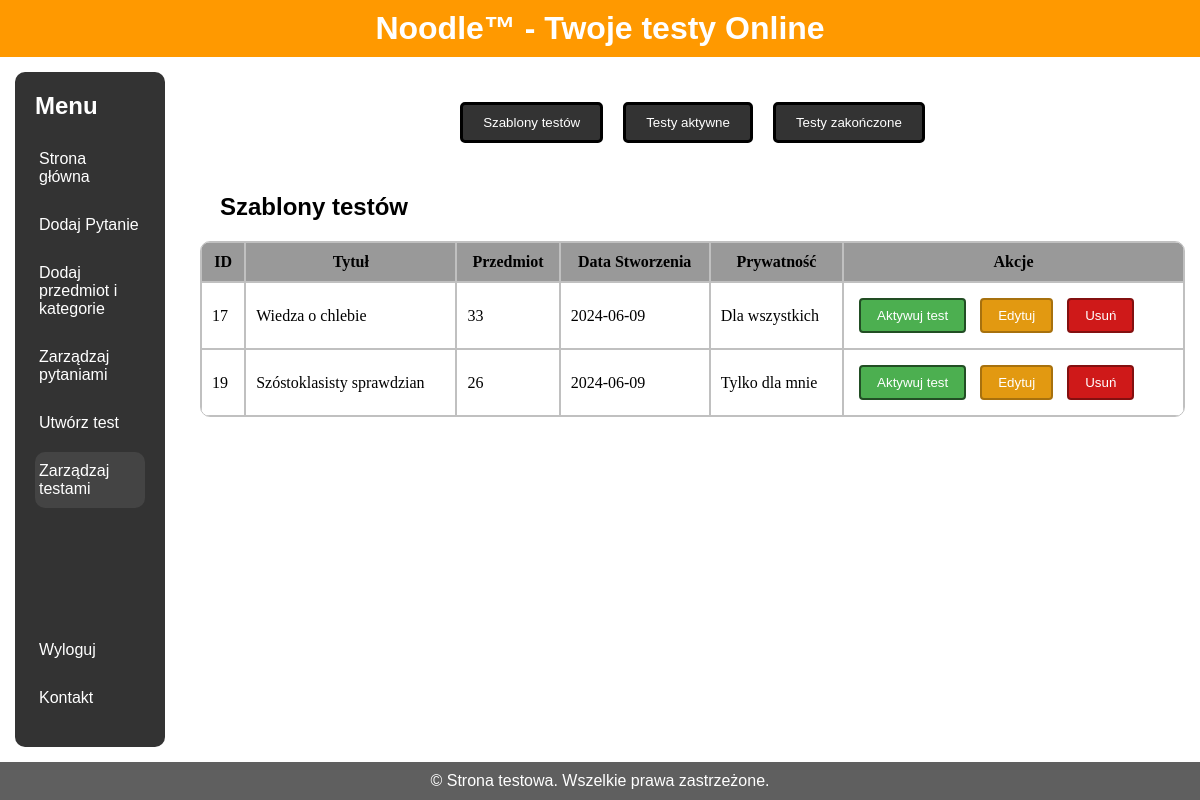
Before: /Strona/html/panel_nauczyciela/zarz_testami.php (signed in) with the older database file.
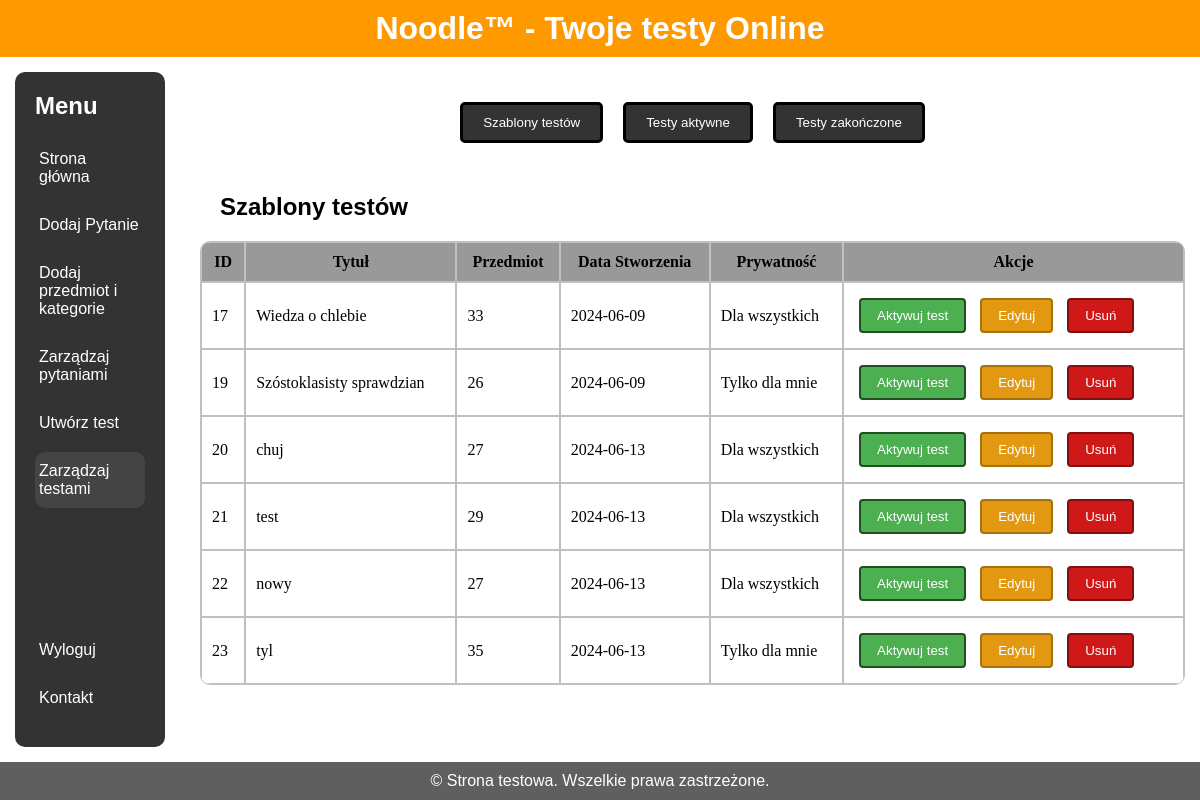
After: the same page with the newer database file.
### tables this page shows
CREATE TABLE `testy_stworzone` (
  `id` int(11) NOT NULL,
  `autor` int(11) NOT NULL,
  `przedmiot` int(11) NOT NULL,
  `prywatnosc` tinyint(1) NOT NULL,
  `tytuł` varchar(50) DEFAULT NULL,
  `data_stworzenia` date NOT NULL
);

### Strona/html/panel_nauczyciela/zarz_testami.php (the view, shortened to what this page needs)
<!DOCTYPE html>
<html lang="en">
<head>
	<link rel="stylesheet" href="../styles.css">
</head>
<body>
	<div class="wrapper">
		<div class="header-content" id="head">
      		<h1>Noodle™ - Twoje testy Online</h1>
    		</div>
    		<div class="container">
      		<div class="sidebar" id="menu">
        		<ul>
				<h2>Menu</h2>
                <li><a href="strona_glowna.php" >Strona główna</a></li>
                <li><a href="dodaj.php">Dodaj Pytanie</a></li>
                <li><a href="dodaj_kat.php">Dodaj przedmiot i kategorie</a></li>
                <li><a href="zarz_pyt.php">Zarządzaj pytaniami</a></li>
                <li><a href="utworz_test.php">Utwórz test</a></li>
                <li><a href="zarz_testami.php" class="aktualna-strona">Zarządzaj testami</a></li>
        		</ul>
			<ul>
                <li>
    				<a href="../logowanie/logout.php">Wyloguj</a>
				</li>
				<li>
					<a href="../kontakt.php">Kontakt</a>
				</li>
			</ul>
      		</div>
			<div class="main-content" id="main">
                <div class="table-buttons">
                    <button onclick="toggleVisibility('testTemplates')">Szablony testów</button>
                    <button onclick="toggleVisibility('activeTests')">Testy aktywne</button>
                    <button onclick="toggleVisibility('finishedTests')">Testy zakończone</button>
                </div>
            <h2 class="h2-zarzadzajtestami" id="testTemplatesTitle" style="display:none;">Szablony testów</h2>
                <table id="testTemplates" style="display:none;">
                    <thead>
                        <tr>
                            <th>ID</th>
                            <th>Tytuł</th>
                            <th>Przedmiot</th>
                            <th>Data Stworzenia</th>
                            <th>Prywatność</th>
                            <th>Akcje</th>
                        </tr>
                    </thead>
                        <tbody>
                            <?php
                                $servername = "localhost";
                                $username = "root";
                                $password = "";
                                $dbname = "baza";
                                $conn = new mysqli($servername, $username, $password, $dbname);
                                    $sql = "SELECT  testy_stworzone.id AS id,
                                                    testy_stworzone.autor AS autor,
                                                    testy_stworzone.przedmiot AS przedmiot,
                                                    testy_stworzone.prywatnosc AS prywatnosc,
                                                    testy_stworzone.tytuł AS tytul,
                                                    testy_stworzone.data_stworzenia AS data_stwo
                                            FROM testy_stworzone;";
                                    $result = $conn->query($sql);
                                    if ($result->num_rows > 0) {
                                        while($row = $result->fetch_assoc()) {
                                            echo '
                                            <tr>
                                                <td>' . $row['id'] . '</td>
                                                <td>' . $row['tytul'] . '</td>
                                                <td>' . $row['przedmiot'] . '</td>
                                                <td>' . $row['data_stwo'] . '</td>
                                                <td>' . ($row['prywatnosc'] === '1' ? 'Tylko dla mnie' : 'Dla wszystkich') . '</td>
                                                <td>
                                                    <button class="test-action-button1" onclick="activateTest(' .  $row['id'] . ')">Aktywuj test</button>
                                                    <button class="test-action-button2" onclick="editTest(' .  $row['id'] . ')">Edytuj</button>
                                                    <button class="test-action-button3" onclick="deleteTest(' .  $row['id'] . ')">Usuń</button>
                                                </td>
                                            </form></td>
                                            </tr>';
                                        }
                                    }
                                    else {
                                        echo '<tr><td>Brak testów do wyświetlenia.</td></tr>';
                                    }
                            ?>
                        </tbody>
                </table>
			</div>
    	</div>
		<div class="footer" id="stopka">
			<p>&copy; Strona testowa. Wszelkie prawa zastrzeżone.</p>
		</div>
	</div>
</body>
</html>

### Strona/html/styles.css (style rules this page uses)
* { box-sizing: border-box; margin: 0; }
body { font-family: Arial, sans-serif; display: flex; min-height: 100vh; flex-direction: column; }
.header-content { background-color: #ff9900; color: #fff; padding: 10px 0; text-align: center; position: sticky; width: 100%; top: 0; z-index: 1000; }
.header-content h1 { margin: 0; }
.wrapper { flex: 1; display: flex; flex-direction: column; }
.container { display: flex; flex: 1; align-items: flex-start; }
.sidebar { display: flex; flex-direction: column; background-color: #333; color: #fff; position: sticky; width: 12%; min-width: 150px; padding: 20px; margin: 15px; margin-right: 20px; border-radius: 10px; top: 0px; left: 0; height: auto; z-index: 900; overflow-y: auto; justify-content: space-between; }
.sidebar h2 { margin-bottom: 20px; }
.sidebar ul { list-style-type: none; padding: 0; margin-bottom: 0; }
.sidebar ul li { margin-bottom: 10px; }
.sidebar ul li a { color: #fff; text-decoration: none; display: block; padding: 10px 4px; }
.aktualna-strona { background-color: #444; border-radius: 10px; }
.main-content { display: flex; flex: 1; flex-direction: column; justify-content: center; padding: 15px; flex-wrap: wrap; }
.footer { background-color: #5f5f5f; color: #fff; text-align: center; padding: 10px 0; }
table { position: relative; border-spacing: 0; font-family: calibri; z-index: 2; border: solid 1px #70707070; border-radius: 10px; overflow: hidden; }
td, th { padding: 10px; border: solid 1px #70707070; background-clip: padding-box; }
td { background-color: white; }
th { background-color: #999; }
.h2-zarzadzajtestami { margin: 20px; }
.test-action-button1 { background-color: #4CAF50; color: white; padding: 8px 16px; margin: 5px; border: solid rgb(34, 78, 36) 2px; border-radius: 4px; cursor: pointer; transition: opacity 0.3s ease, transform 0.3s ease; }
.test-action-button2 { background-color: #e29911; color: white; padding: 8px 16px; margin: 5px; border: solid #a7710e 2px; border-radius: 4px; cursor: pointer; transition: opacity 0.3s ease, transform 0.3s ease; }
.test-action-button3 { background-color: #cf1919; color: white; padding: 8px 16px; margin: 5px; border: solid #831010 2px; border-radius: 4px; cursor: pointer; transition: opacity 0.3s ease, transform 0.3s ease; }

### Strona/html/panel_nauczyciela/zarz_testami.php (style rules this page uses)
.table-buttons { display: flex; justify-content: center; align-items: center; flex-wrap: wrap; padding: 20px; }
.table-buttons button { background-color: #333; border: 3px solid; border-color: black; color: white; padding: 10px 20px; margin: 10px; border-radius: 5px; cursor: pointer; transition: background-color 0.3s; }

Changed rows visible on the page:
added testy_stworzone: id "20", tytuł "chuj", przedmiot "27", data_stworzenia "2024-06-13", prywatnosc "Dla wszystkich"
added testy_stworzone: id "21", tytuł "test", przedmiot "29", data_stworzenia "2024-06-13", prywatnosc "Dla wszystkich"
added testy_stworzone: id "22", tytuł "nowy", przedmiot "27", data_stworzenia "2024-06-13", prywatnosc "Dla wszystkich"
added testy_stworzone: id "23", tytuł "tyl", przedmiot "35", data_stworzenia "2024-06-13", prywatnosc "Tylko dla mnie"
